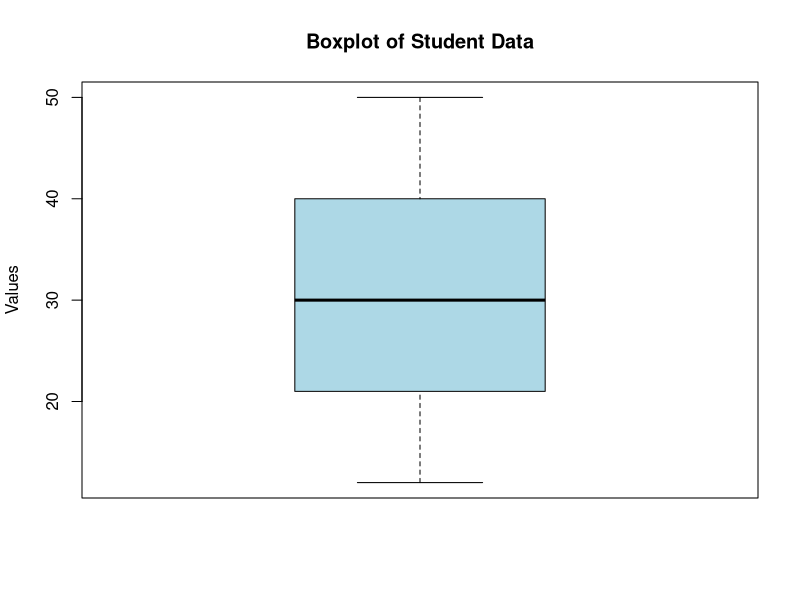

Generate this figure with R:
data <- c(12, 18, 21, 25, 29, 31, 35, 40, 44, 50)
cat("Data:\n")
print(data)
Q1 <- quantile(data, 0.25)
Q2 <- quantile(data, 0.50)
Q3 <- quantile(data, 0.75)
IQR_value <- IQR(data)
cat("Q1:", Q1, "\n")
cat("Q2:", Q2, "\n")
cat("Q3:", Q3, "\n")
cat("IQR:", IQR_value, "\n")
boxplot(data,
        main = "Boxplot of Student Data",
        ylab = "Values",
        col = "lightblue")
